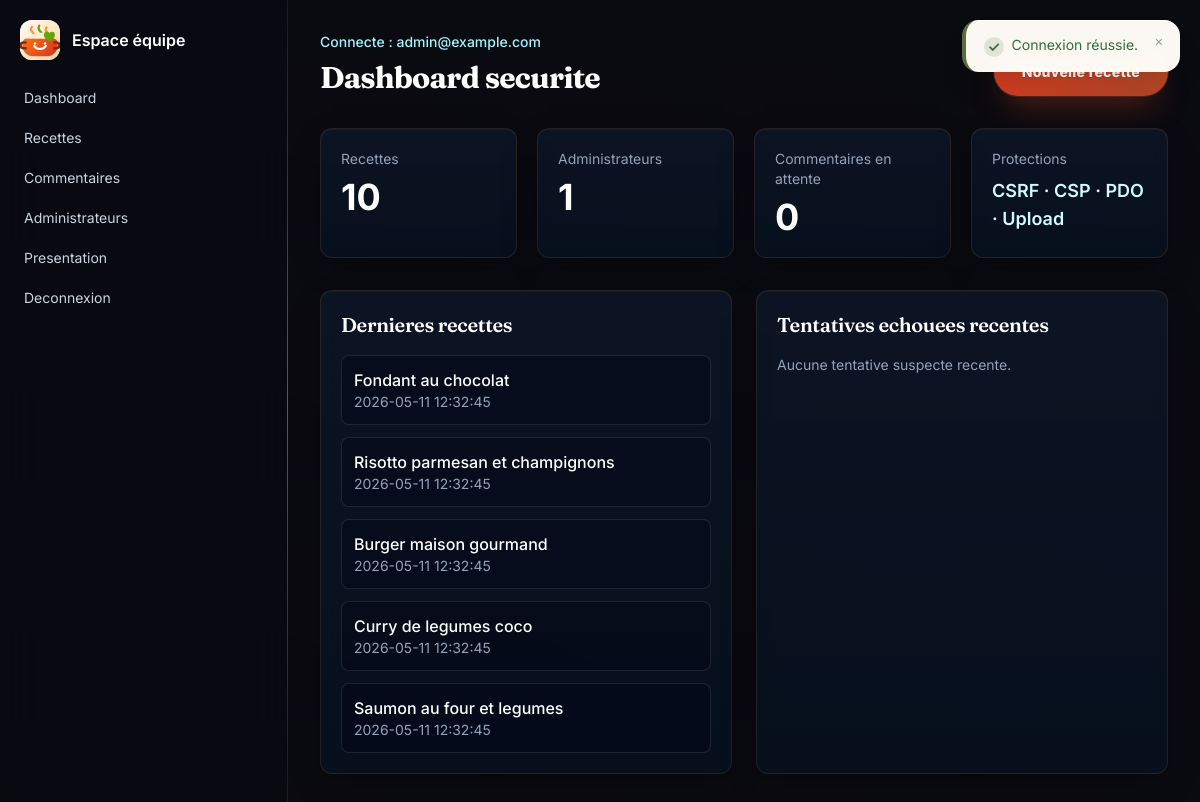
Page /admin/dashboard.php (signed in) on the committed database.
### tables this page shows
CREATE TABLE IF NOT EXISTS recipes (
  id INT AUTO_INCREMENT PRIMARY KEY,
  title VARCHAR(150) NOT NULL,
  slug VARCHAR(180) NOT NULL UNIQUE,
  short_description VARCHAR(300) NOT NULL,
  description TEXT NOT NULL,
  ingredients TEXT NOT NULL,
  preparation_steps TEXT NOT NULL,
  image_path VARCHAR(255) NULL,
  category VARCHAR(40) NOT NULL DEFAULT 'plats',
  status ENUM('draft', 'published', 'archived') NOT NULL DEFAULT 'draft',
  published_at DATETIME NULL,
  view_count INT UNSIGNED NOT NULL DEFAULT 0,
  created_at DATETIME NOT NULL DEFAULT CURRENT_TIMESTAMP,
  updated_at DATETIME NOT NULL DEFAULT CURRENT_TIMESTAMP ON UPDATE CURRENT_TIMESTAMP,
  INDEX idx_recipes_slug (slug),
  INDEX idx_recipes_public (status, category, published_at)
);

### public/admin/dashboard.php (called while the page is built)
<?php require __DIR__ . '/../../admin/dashboard.php';

### app/security/auth.php (called while the page is built, shortened)
<?php
function current_admin_email(): string
{
    return (string) ($_SESSION['admin_email'] ?? '');
}

### app/repositories/RecipeRepository.php (called while the page is built, shortened)
<?php
final class RecipeRepository
{
    public function latest(int $limit = 5): array
    {
        $stmt = $this->pdo->prepare("SELECT * FROM recipes WHERE status = 'published' ORDER BY published_at DESC, created_at DESC, id DESC LIMIT :limit");
        $stmt->bindValue(':limit', $limit, PDO::PARAM_INT);
        $stmt->execute();
        return $stmt->fetchAll();
    }
    public function count(): int
    {
        $stmt = $this->pdo->prepare("SELECT COUNT(*) FROM recipes WHERE status = 'published'");
        $stmt->execute();
        return (int) $stmt->fetchColumn();
    }
}

### app/repositories/AdminRepository.php (called while the page is built, shortened)
<?php
final class AdminRepository
{
    public function count(): int
    {
        $stmt = $this->pdo->prepare('SELECT COUNT(*) FROM admins');
        $stmt->execute();
        return (int) $stmt->fetchColumn();
    }
}

### app/repositories/RecipeInteractionRepository.php (called while the page is built, shortened)
<?php
final class RecipeInteractionRepository
{
    public function countPendingComments(): int
    {
        $stmt = $this->pdo->prepare("SELECT COUNT(*) FROM recipe_comments WHERE status = 'pending'");
        $stmt->execute();
        return (int) $stmt->fetchColumn();
    }
}

### app/repositories/LoginAttemptRepository.php (called while the page is built, shortened)
<?php
final class LoginAttemptRepository
{
    public function latestFailures(int $limit = 8): array
    {
        $stmt = $this->pdo->prepare(
            'SELECT email, ip_address, user_agent, created_at
             FROM login_attempts
             WHERE success = 0
             ORDER BY created_at DESC
             LIMIT :limit'
        );
        $stmt->bindValue(':limit', $limit, PDO::PARAM_INT);
        $stmt->execute();
        return $stmt->fetchAll();
    }
}

### admin/dashboard.php (the view, shortened to what this page needs)
<?php
require_once BASE_PATH . '/app/repositories/RecipeRepository.php';
require_once BASE_PATH . '/app/repositories/AdminRepository.php';
require_once BASE_PATH . '/app/repositories/LoginAttemptRepository.php';
require_once BASE_PATH . '/app/repositories/RecipeInteractionRepository.php';
$recipeCount = 0;
$adminCount = 0;
$pendingCommentCount = 0;
$latestRecipes = [];
$latestFailures = [];
$error = null;
try {
    $pdo = db();
    $recipeRepo = new RecipeRepository($pdo);
    $adminRepo = new AdminRepository($pdo);
    $attemptRepo = new LoginAttemptRepository($pdo);
    $interactionRepo = new RecipeInteractionRepository($pdo);
    $recipeCount = $recipeRepo->count();
    $adminCount = $adminRepo->count();
    $pendingCommentCount = $interactionRepo->countPendingComments();
    $latestRecipes = $recipeRepo->latest(5);
    $latestFailures = $attemptRepo->latestFailures(6);
} catch (Throwable $exception) {
    $error = 'Base de donnees indisponible.';
}
?>
<div class="mb-8 flex flex-col gap-2 sm:flex-row sm:items-end sm:justify-between">
    <div>
        <p class="text-sm font-medium text-cyan-200">Connecte : <?= e(current_admin_email()) ?></p>
        <h1 class="mt-2 text-3xl font-bold text-white">Dashboard securite</h1>
    </div>
    <a class="btn-primary" href="/admin/recipes/create.php">Nouvelle recette</a>
</div>
<?php if ($error): ?>
    <div class="panel-card p-5 text-amber-100"><?= e($error) ?></div>
<?php else: ?>
    <div class="grid gap-5 md:grid-cols-4">
        <div class="panel-card p-5"><p class="text-sm text-slate-400">Recettes</p><p class="mt-2 text-4xl font-bold text-white"><?= e($recipeCount) ?></p></div>
        <div class="panel-card p-5"><p class="text-sm text-slate-400">Administrateurs</p><p class="mt-2 text-4xl font-bold text-white"><?= e($adminCount) ?></p></div>
        <div class="panel-card p-5"><p class="text-sm text-slate-400">Commentaires en attente</p><p class="mt-2 text-4xl font-bold text-white"><?= e($pendingCommentCount) ?></p></div>
        <div class="panel-card p-5"><p class="text-sm text-slate-400">Protections</p><p class="mt-2 text-lg font-semibold text-cyan-100">CSRF · CSP · PDO · Upload</p></div>
    </div>
    <div class="mt-8 grid gap-6 lg:grid-cols-2">
        <section class="panel-card p-5">
            <h2 class="text-xl font-semibold text-white">Dernieres recettes</h2>
            <div class="mt-4 space-y-3">
                <?php foreach ($latestRecipes as $recipe): ?>
                    <div class="rounded-lg border border-white/10 bg-slate-950/50 p-3">
                        <p class="font-medium text-white"><?= e($recipe['title']) ?></p>
                        <p class="text-sm text-slate-400"><?= e($recipe['created_at']) ?></p>
                    </div>
                <?php endforeach; ?>
            </div>
        </section>
        <section class="panel-card p-5">
            <h2 class="text-xl font-semibold text-white">Tentatives echouees recentes</h2>
            <div class="mt-4 space-y-3">
                <?php if (!$latestFailures): ?>
                    <p class="text-sm text-slate-400">Aucune tentative suspecte recente.</p>
                <?php endif; ?>
            </div>
        </section>
    </div>
<?php endif; ?>

### rows in the picture
recipes: title "Fondant au chocolat", created_at "2026-05-11 12:32:45"
recipes: title "Risotto parmesan et champignons", created_at "2026-05-11 12:32:45"
recipes: title "Burger maison gourmand", created_at "2026-05-11 12:32:45"
recipes: title "Curry de legumes coco", created_at "2026-05-11 12:32:45"
recipes: title "Saumon au four et legumes", created_at "2026-05-11 12:32:45"

### other values in the picture
$message "Connexion réussie."
current_admin_email() "admin@example.com"
$recipeCount "10"
$adminCount "1"
$pendingCommentCount "0"
